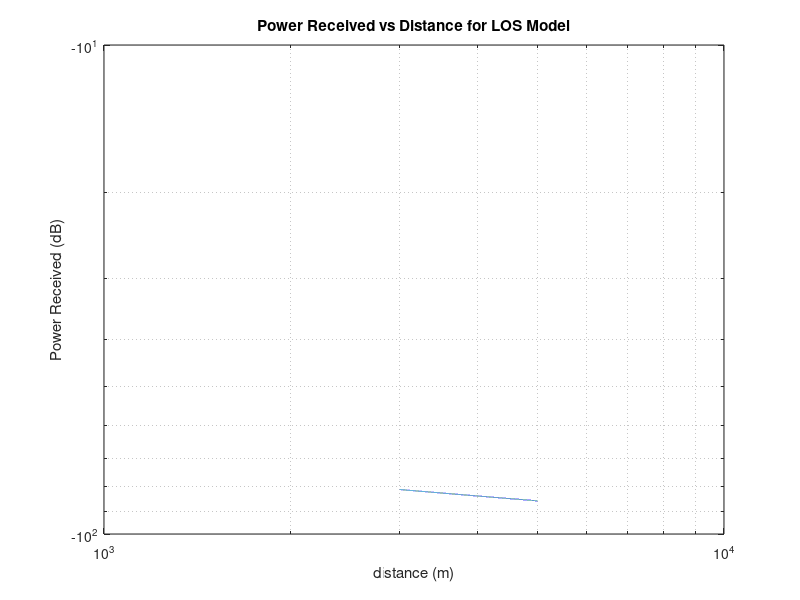
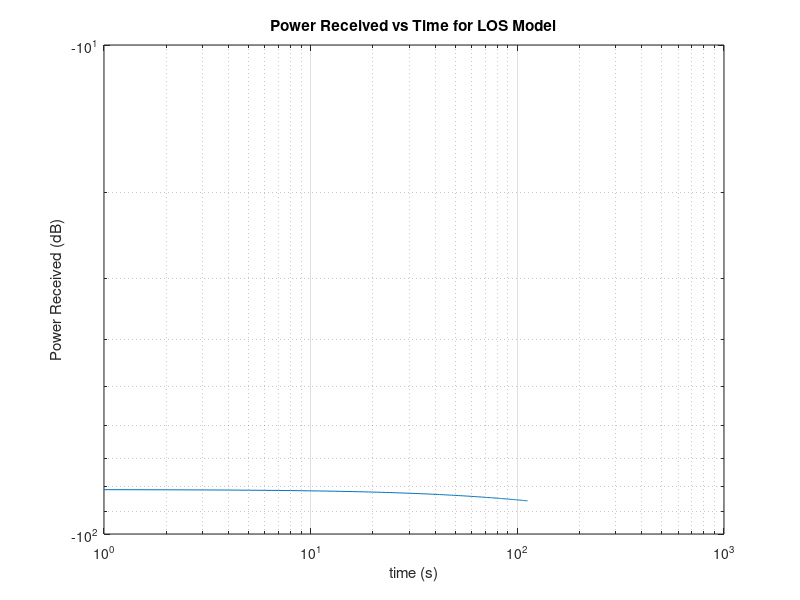

MATLAB code for these plots, in order:
clc
close all
clear

%variables and set up
vKmHr = 64.37;
pt = 30;
Gt = 1;
Gr = 8;
f = 1.4e9;
c = 3e8;
lambda = c/f;
dStartKm = 3;
dFinishKm = 5;
pDrop = -85;

dStart = dStartKm * 1000;
dFinish = dFinishKm * 1000;

v = vKmHr * 1000 / 3600;
tTot = ((dFinishKm - dStartKm) / vKmHr) * 3600;

%p2a
d = linspace(dStart, dFinish, 10000);

PrdW = (pt * Gt * Gr * (lambda ^ 2)) ./ ((4 * pi)^2 * d.^2);
PrddB = 10 * log10(PrdW);
dDropped =  (lambda / (4 * pi) ) * sqrt( (pt * Gt * Gr) / (10^(pDrop / 10)) );
%dDropped = 4697.7m

figure('Name', 'Problem 2a')
loglog(d, PrddB);
grid on
title('Power Received vs Distance for LOS Model')
xlabel('distance (m)')
ylabel('Power Received (dB)')


%p2b
t = 1:tTot + 1;

PrtW = (pt * Gt * Gr * (lambda ^ 2)) ./ ((4 * pi)^2 * (dStart + (v*t)).^2);
PrtdB = 10 * log10(PrtW);
tDropped = (dDropped - 3000) / v;
%tDropped = 99.9490s

figure('Name', 'Problem 2b')
loglog(t, PrtdB);
grid on
title('Power Received vs Time for LOS Model')
xlabel('time (s)')
ylabel('Power Received (dB)')


%p2c 
%This problem can be done by swithcing the value of f in the variables and 
%set up portion of the code. Rather than writing an entirely new set of 
%code, I just did that on my own, yielding dDropped = 4384.6 and tDropped =
%77.4337.

%p2d
%The lower frequency LTE carrier supports longer distance calls. This is
%because the transmission frequency is used to calculate lambda, and lambda
%is inversely proportional to the frequency. Since the power received is
%proportional to the square of lambda, increasing the frequency decreases
%lambda which decreases the power received


